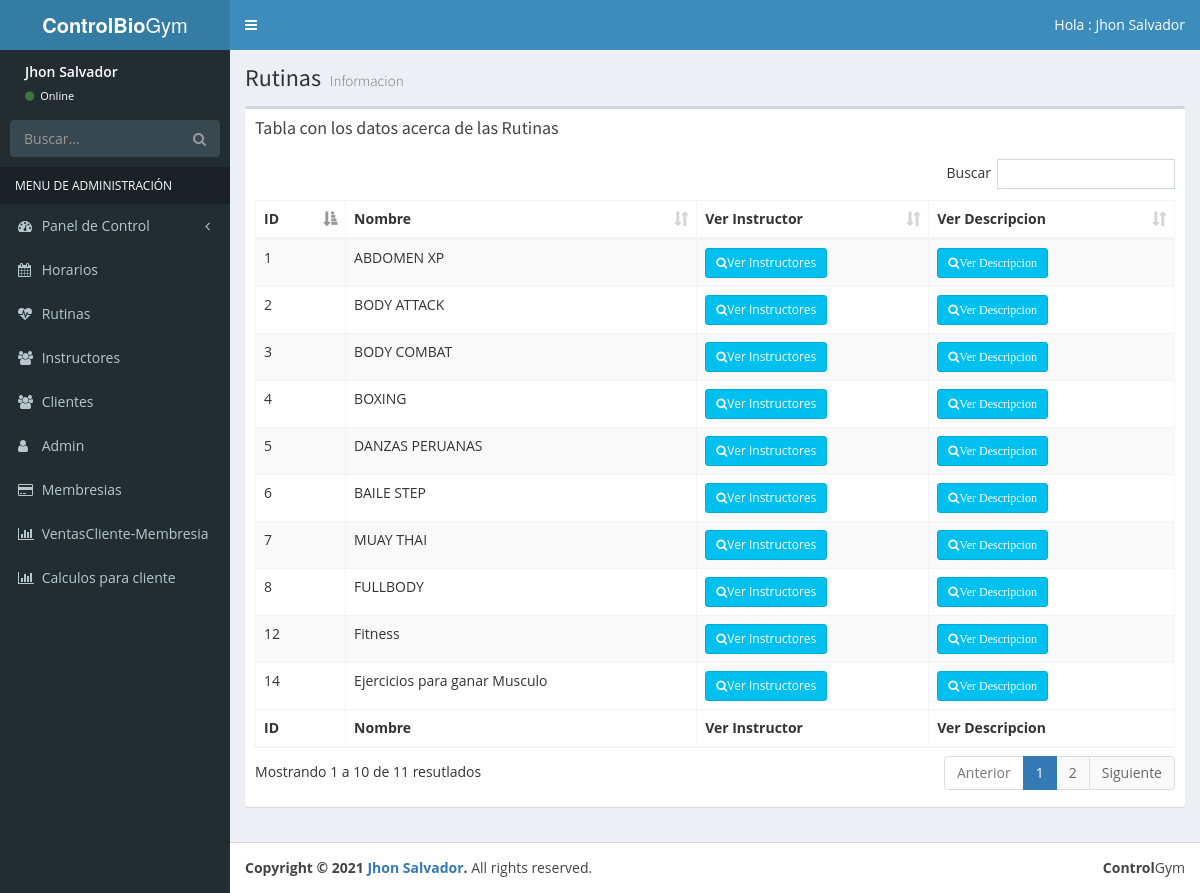
The app's page /listar-rutina.php (signed in) with its own data.
### tables this page shows
CREATE TABLE `rutina` (
  `id_rut` int(11) NOT NULL,
  `nombre` varchar(50) NOT NULL,
  `DIA1` varchar(254) NOT NULL,
  `DIA2` varchar(254) NOT NULL,
  `DIA3` varchar(254) NOT NULL,
  `DIA4` varchar(254) NOT NULL,
  `DIA5` varchar(254) NOT NULL
);

### listar-rutina.php (the view, shortened to what this page needs)
<?php
include_once 'funciones/funciones1.php';
include_once 'tempaltes/header.php';
include_once 'tempaltes/barra.php';
include_once 'tempaltes/navegacion.php';
?>
  <div class="content-wrapper"  >
    <section class="content-header">
      <h1>
        Rutinas
        <small>Informacion</small>
      </h1>
    </section>
    <section class="content">
      <div class="row">
        <div class="col-xs-12">
          <div class="box">
            <div class="box-header">
              <h3 class="box-title">Tabla con los datos acerca de las Rutinas</h3>
            </div>
            <div class="box-body">
              <table id="registros" class="table table-bordered table-striped">
                <thead>
                <tr>
                  <th>ID</th>
                  <th>Nombre</th>
                  <th>Ver Instructor</th>
                  <th>Ver Descripcion</th>
                </tr>
                </thead>
                <tbody>
                          <?php
                  $query = "select * from rutina where DIA1 !=''";
                  $result = mysqli_query($con, $query);
                  while($row = mysqli_fetch_array($result)){
                    $id = $row['id_rut'];
                    $name = $row['nombre'];
                    echo "<tr>";
                    echo "<td>".$id."</td>";
                    echo "<td>".$name."</td>";
                    echo "<td><button data-id='".$id."' class='btn btn-info btn-sm btn-popup'><i class='fa fa-search'></i>Ver Instructores</button></td>";
                    echo "<td><button data-id='".$id."' class='btn btn-info btn-sm btn-popup1'><i class='fa fa-search'>Ver Descripcion</button></td>";
                    echo "</tr>";
                  }
                  ?>
                </tbody>
                <tfoot>
                <tr>
                  <th>ID</th>
                  <th>Nombre</th>
                  <th>Ver Instructor</th>
                  <th>Ver Descripcion</th>
                </tr>
                </tfoot>
              </table>
            </div>
          </div>
        </div>
      </div>
    </section>
		</div>
  <?php
include_once 'tempaltes/footer.php';
?>

### css/estilos.css (style rules this page uses)
* { padding: 0; margin: 0; box-sizing:border-box; }
body { background: #fff; font-family: 'Open Sans', sans-serif; }

### records on screen
rutina: id_rut "1", nombre "ABDOMEN XP"
rutina: id_rut "2", nombre "BODY ATTACK"
rutina: id_rut "3", nombre "BODY COMBAT"
rutina: id_rut "4", nombre "BOXING"
rutina: id_rut "5", nombre "DANZAS PERUANAS"
rutina: id_rut "6", nombre "BAILE STEP"
rutina: id_rut "7", nombre "MUAY THAI"
rutina: id_rut "8", nombre "FULLBODY"
rutina: id_rut "12", nombre "Fitness"
rutina: id_rut "14", nombre "Ejercicios para ganar Musculo"

### other values on screen
$_SESSION['nombre'] "Jhon Salvador"
